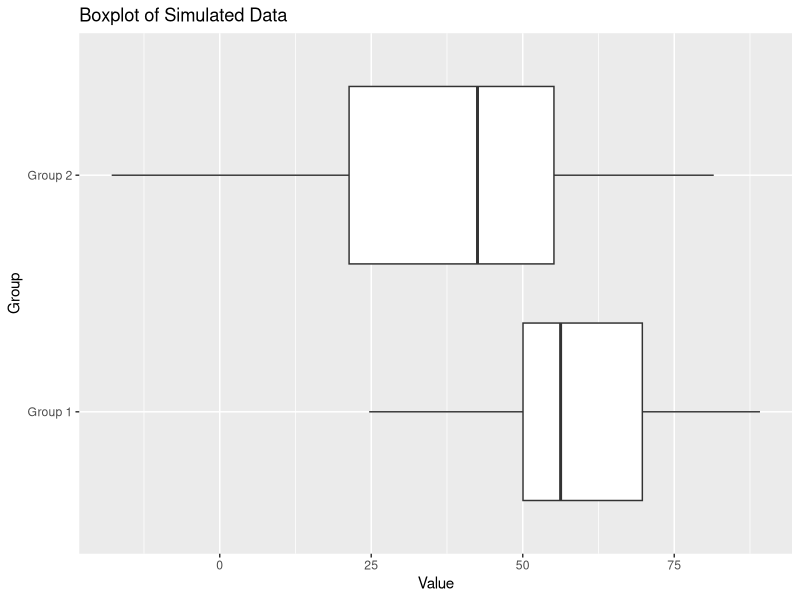
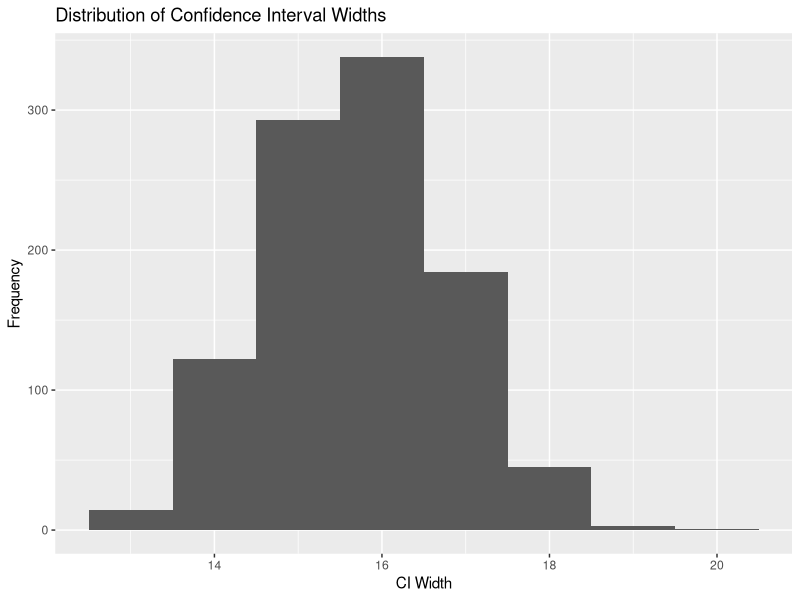

Generate these figures, in order, with R:
## ---- chunk 1

mean1 <- 60
mean2 <- 40
truediff <- mean1 - mean2
sd1 <- 15
sd2 <- 25
sd_ratio <- sd1 / sd2
n1 <- 50
n2 <- 70
numsims <- 1000


samp1 <- rnorm(n1, mean1, sd1)
samp2 <- rnorm(n2, mean2, sd2)
result <- t.test(x = samp1, y = samp2, var.equal = TRUE)
lower <- result$conf.int[1]
upper <- result$conf.int[2]
contains_truediff <- (lower <= truediff & upper >= truediff)

sim_data <- data.frame(response = c(samp1, samp2),
                       group = c(rep("Group 1", n1), rep("Group 2", n2)))
library(ggplot2)
ggplot(sim_data, aes(x = response, y = group)) +
  geom_boxplot() +
  labs(title = "Boxplot of Simulated Data", x = "Value", y = "Group")


contains_truediff_vec <- vector("logical", numsims)
for (i in 1:numsims) {
  samp1 <- rnorm(n1, mean1, sd1)
  samp2 <- rnorm(n2, mean2, sd2)
  result <- t.test(x = samp1, y = samp2, var.equal = TRUE)
  lower <- result$conf.int[1]
  upper <- result$conf.int[2]
  contains_truediff_vec[i] <- (lower <= truediff & upper >= truediff)
}


coverage <- mean(contains_truediff_vec)
print(paste("Estimated Coverage Rate:", coverage))


## ---- chunk 2
mean1 <- 60
mean2 <- 40
truediff <- mean1 - mean2
sd1 <- 15
sd2 <- 25
sd_ratio <- sd1 / sd2
n1 <- 50
n2 <- 70
numsims <- 1000

calc_ci_width <- function(lower, upper) {
  return(upper - lower)
}

ci_widths <- numeric(numsims)

for (i in 1:numsims) {
  samp1 <- rnorm(n1, mean1, sd1)
  samp2 <- rnorm(n2, mean2, sd2)
  result <- t.test(x = samp1, y = samp2, var.equal = TRUE)
  lower <- result$conf.int[1]
  upper <- result$conf.int[2]
  ci_widths[i] <- calc_ci_width(lower, upper)
}


average_width <- mean(ci_widths)
median_width <- median(ci_widths)
sd_width <- sd(ci_widths)


print(paste("Average CI Width:", average_width))
print(paste("Median CI Width:", median_width))
print(paste("Standard Deviation of CI Width:", sd_width))

library(ggplot2)
ggplot(data.frame(ci_widths), aes(x = ci_widths)) + 
  geom_histogram(binwidth = 1) + 
  labs(title = "Distribution of Confidence Interval Widths", x = "CI Width", y = "Frequency")
